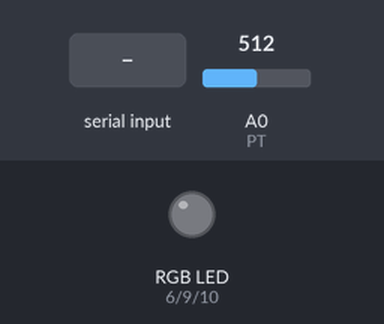
This sketch was run on a simulated Arduino Uno, built with avr-gcc and run on an emulated ATmega328P. Parts: an RGB LED mixed from three pins (HIGH = lit). The inputs (shaded band) are chosen by the test bench; at power-on: A0 (PT) = 512. EEPROM starts erased; what the sketch prints to the serial monitor is not drawn.

Above: at 1.2 s.
1.3 s: "1" received over Serial
Timing chart, 0 to 4.3 s (numbered marks = the images above; inputs shaded):
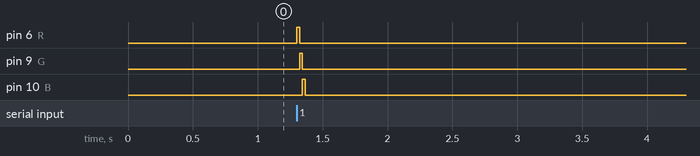

Measured:
- after the input at 1.3 s, pin 6 (R), pin 9 (G), pin 10 (B): LOW → HIGH at once, → LOW 0.02 s later

The sketch:

Learn.ino
```cpp
/*  Learn
    EE348 Chameleon Project
    Prawat (Pong) Trairatvorakul
    3/30/17
    Acquires and stores M&M RGB feature values and their display color values in EEPROM database
*/

// setup serial
#define S_open  Serial.begin(9600);Serial.setTimeout(10);
// Define IO pins
#define R 6
#define G 9
#define B 10
#define PT 0
#define TRIES 16 // number of tries

// define colors in array
int n_colors = 7;
String colors[]   = {"Red", "Green", "Blue", "Orange", "Yellow", "Pink", "Fusia"};
String col_init[] = {"R", "G", "B", "O", "Y", "P", "F"};

int PT_val;   // potentiometer value
char mm_col;  // index of mm color

// color values for PWM
// fusia is darker than pink
int col_vals[7][3] = {
  {255,   0,   0}, // Red
  {  0, 255,   0}, // Green
  {  0,   0, 255}, // Blue
  {255,  50,   0}, // Orange
  {255, 150,   0}, // Yellow
  {255,  80, 150}, // Pink
  {255,  30, 150}  // Fusia
};

void setup() {
  S_open // not a fcn: complier inserts defined instruction
  IO_init(); // intilize the LEDs as output and off
  Serial.println("Send 1 when ready to learn that color");
}

void loop() {
  int uiAddress = 0; //address to store value in
  // iterate through each color then store readings
  for (int i = 0; i < n_colors; i++) {
    // prompt and wait for user
    Serial.print(col_init[i] + ": ");
    do {
      while (!Serial.available());
    } while (Serial.read() != '1');

    // make measurements for RGB
    int r_val = measure(R), g_val = measure(G), b_val = measure(B);

    // print values
    Serial.print(r_val); Serial.print(" ");
    Serial.print(g_val); Serial.print(" ");
    Serial.print(b_val); Serial.print("\t");

    // store values in EEPROM
    Serial.print("Store in: ");
    store(uiAddress++, r_val);
    store(uiAddress++, g_val);
    store(uiAddress++, b_val);

    Serial.println();
  }

  // Store PWM val portion
  Serial.println("Store PWM values");
  for (int i = 0; i < n_colors; i++) {
    Serial.print(col_init[i] + ": ");
    // print values to be stored
    for (int j = 0; j < 3; j++) {
      Serial.print(col_vals[i][j]); Serial.print(" ");
    }
    Serial.print("\tStore in: ");
    // store the values
    for (int j = 0; j < 3; j++) {
      store(uiAddress++, col_vals[i][j]);
    }
    Serial.println();
  }

  Serial.println("End of learn. Send '1' again to restart");
  do {
    while (!Serial.available());
  } while (Serial.read() != '1');
}

// initialize the LEDs. Set as output and output low
void IO_init() {
  pinMode(R, OUTPUT); digitalWrite(R, 0);
  pinMode(G, OUTPUT); digitalWrite(G, 0);
  pinMode(B, OUTPUT); digitalWrite(B, 0);
}

// measure value of PT for a given color 16 times then finds average and divide by 4
int measure(int color) {
  digitalWrite(color, HIGH); // turn that color on
  delay(10);                 // wait for value to stabilize
  int sum = 0;               // sum of all readings
  for (int i = 0; i < TRIES; i++)
    sum += analogRead(PT);   // read and add reading to sum
  delay(10);
  digitalWrite(color, LOW);  // turn that color off
  return (sum / TRIES) >> 2; // find average of 16 times and right shift two
}

void store(unsigned int uiAddress, unsigned char ucData) {
  while (EECR & (1 << EEPE)); // wait for completion of previous write
  EEAR = uiAddress;           // set address
  EEDR = ucData;              // set data
  EECR |= (1 << EEMPE);       // get ready to write EEPROM
  EECR |= (1 << EEPE);        // start EEPROM write
  Serial.print(uiAddress); Serial.print(" ");
}
```
